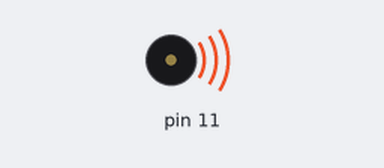
A sketch run on a simulated Arduino Uno, built with avr-gcc and run on an emulated ATmega328P. Parts: buzzer (waves = sounding). Random numbers use the default seed unless the sketch sets one.

Above: at 0.1 s.
Timing chart, 0 to 40.0 s (numbered marks = the images above):
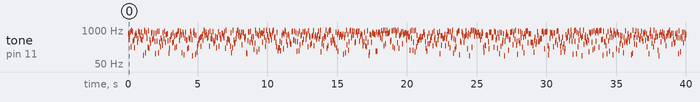

The sketch:

SpeakerModule.ino
```cpp
/*
 * Geekble Co. LTD.
 * <키트이름> 의 <센서이름> 을 구동하는 예제입니다.
 * <https://geekble.shop/***> <링크할당>
 *
 * 더 재미있는 예제를 찾아보고 여러분의 멋진 아이디어를 공유해주세요!
 * <링크할당, 기획 확인>
 */

void setup()
{
    ;
}

void loop()
{
    tone(11, random(100,1000));
    delay(50);
}
```

Measured:
- by itself, tone on pin 11: plays 707 Hz for 0.05 s, 449 Hz for 0.05 s, 573 Hz for 0.05 s, 858 Hz for 0.05 s, 230 Hz for 0.05 s, 972 Hz for 0.05 s … (798 notes in this stretch)
